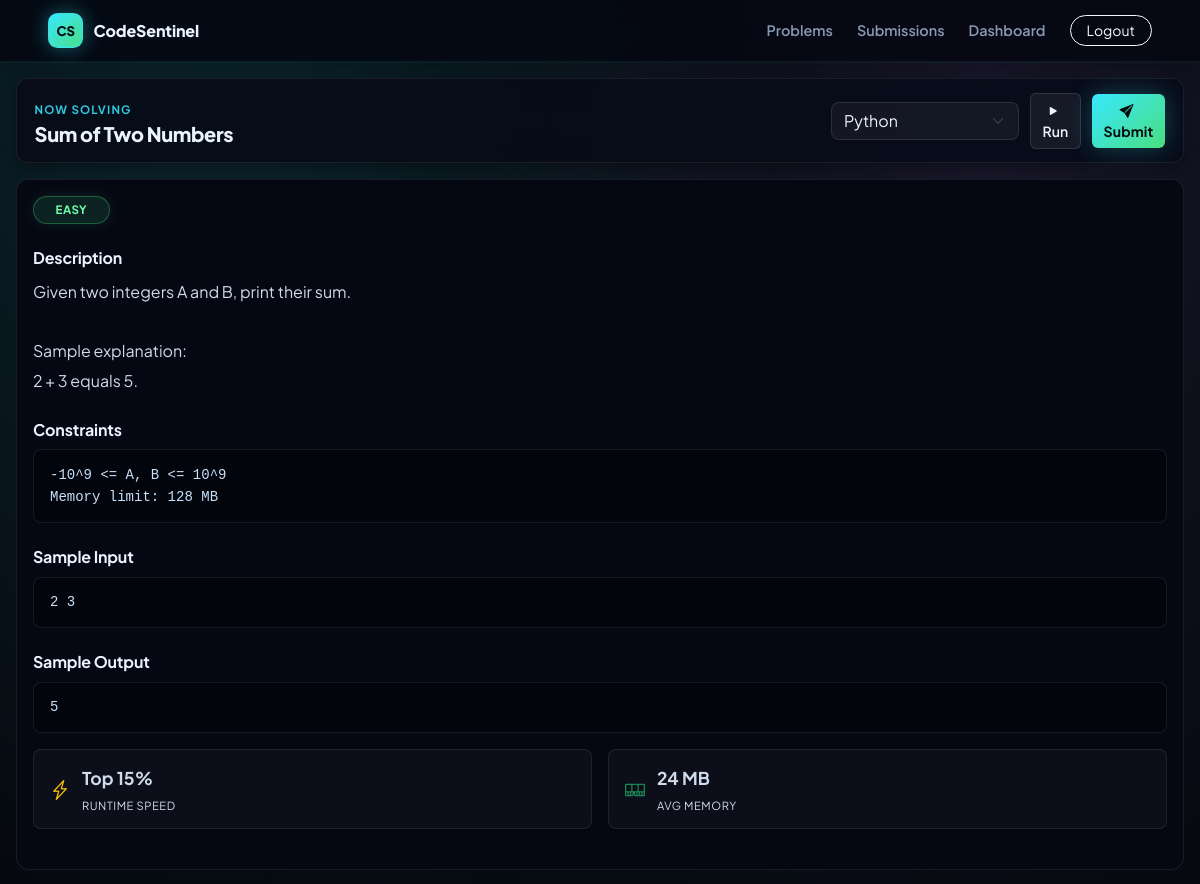
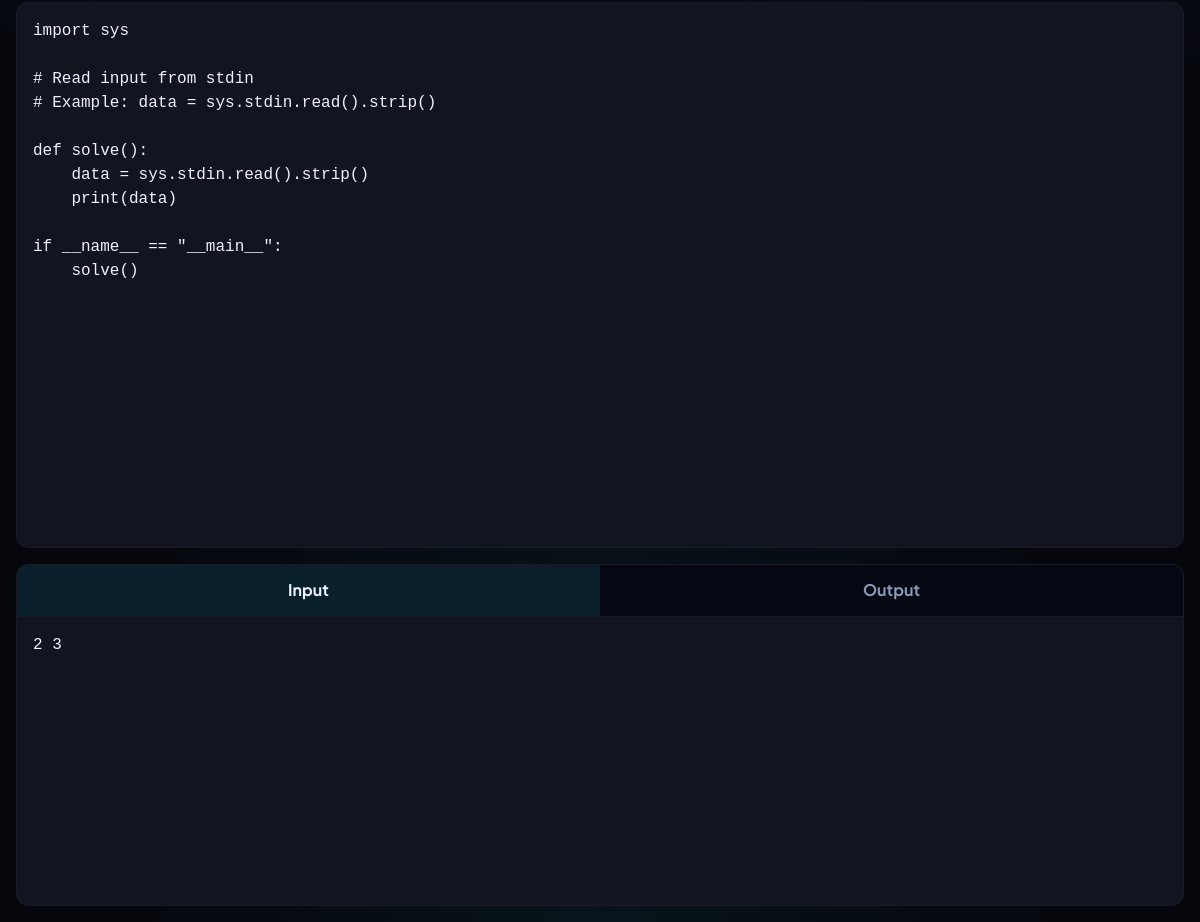
/problems/sum-of-two-numbers/solve/ (signed in), run on the app's committed database (2 pictures, top to bottom).
### problems/models.py (models this page shows, shortened)
class Problem(models.Model):
    DIFFICULTY_EASY = "easy"
    DIFFICULTY_MEDIUM = "medium"
    DIFFICULTY_HARD = "hard"
    DIFFICULTY_CHOICES = [
        (DIFFICULTY_EASY, "Easy"),
        (DIFFICULTY_MEDIUM, "Medium"),
        (DIFFICULTY_HARD, "Hard"),
    ]
    title = models.CharField(max_length=180, unique=True)
    slug = models.SlugField(max_length=220, unique=True, blank=True)
    statement = models.TextField()
    input_format = models.TextField(blank=True)
    output_format = models.TextField(blank=True)
    constraints = models.TextField(blank=True)
    sample_input = models.TextField(blank=True)
    sample_output = models.TextField(blank=True)
    difficulty = models.CharField(max_length=12, choices=DIFFICULTY_CHOICES, default=DIFFICULTY_EASY)
    time_limit = models.PositiveIntegerField(default=2, help_text="Time limit per testcase in seconds.")
    points = models.PositiveIntegerField(default=100)
    is_active = models.BooleanField(default=True)
    created_at = models.DateTimeField(auto_now_add=True)
    updated_at = models.DateTimeField(auto_now=True)
    class Meta:
        ordering = ["difficulty", "title"]

### problems/views.py (the view)
# urls.py: path("<slug:slug>/solve/", views.code_editor, name="solve"),
@login_required
def code_editor(request, slug):
    problem = get_object_or_404(Problem, slug=slug, is_active=True)
    return render(
        request,
        "problems/editor.html",
        {
            "problem": problem,
            "starter_code": STARTER_CODE,
        },
    )

### templates/problems/editor.html (shortened to what this page needs)
{% extends "base.html" %}
{% load static %}
{% block body_class %}editor-page{% endblock %}
{% block content %}
<section class="editor-shell" data-problem-slug="{{ problem.slug }}">
    <div class="editor-toolbar">
        <div>
            <span class="eyebrow">Now solving</span>
            <h1>{{ problem.title }}</h1>
        </div>
        <div class="editor-actions">
            <select id="languageSelect" class="form-select">
                <option value="python">Python</option>
            </select>
            <button id="runBtn" class="btn btn-glass" type="button">
                <i class="bi bi-play-fill me-1"></i>Run
            </button>
            <button id="submitBtn" class="btn btn-neon" type="button">
                <i class="bi bi-send-fill me-1"></i>Submit
            </button>
        </div>
    </div>
    <div class="editor-grid">
        <aside class="problem-pane">
            <span class="difficulty-badge {{ problem.difficulty }}">{{ problem.get_difficulty_display }}</span>
            <h2>Description</h2>
            <p>{{ problem.statement|linebreaksbr }}</p>
            {% if problem.constraints %}
                <h2>Constraints</h2>
                <pre class="sample-box">{{ problem.constraints }}</pre>
            {% endif %}
            <h2>Sample Input</h2>
            <pre class="sample-box">{{ problem.sample_input }}</pre>
            <h2>Sample Output</h2>
            <pre class="sample-box">{{ problem.sample_output }}</pre>
            <div class="execution-stats">
                <div class="exec-stat-card">
                    <i class="bi bi-lightning-charge exec-stat-icon text-warning"></i>
                    <div>
                        <p class="exec-stat-value">Top 15%</p>
                        <p class="exec-stat-label">Runtime Speed</p>
                    </div>
                </div>
                <div class="exec-stat-card">
                    <i class="bi bi-memory exec-stat-icon text-success"></i>
                    <div>
                        <p class="exec-stat-value">24 MB</p>
                        <p class="exec-stat-label">Avg Memory</p>
                    </div>
                </div>
            </div>
        </aside>
        <section class="coding-pane">
            <textarea id="fallbackEditor" class="fallback-editor" spellcheck="false"></textarea>
        </section>
        <aside class="console-pane">
            <div class="console-tabs">
                <button class="active" type="button" data-console-tab="input">Input</button>
                <button type="button" data-console-tab="output">Output</button>
            </div>
            <div class="console-panel active" id="inputPanel">
                <textarea id="stdinInput" spellcheck="false">{{ problem.sample_input }}</textarea>
            </div>
        </aside>
    </div>
</section>
{% endblock %}

### data on the page
Problem: title "Sum of Two Numbers", difficulty "EASY", statement "Given two integers A and B, print their sum. Sample explanation: 2 + 3 equals 5.", constraints "-10^9 <= A, B <= 10^9 Memory limit: 128 MB", sample_input "2 3", sample_output "5"
